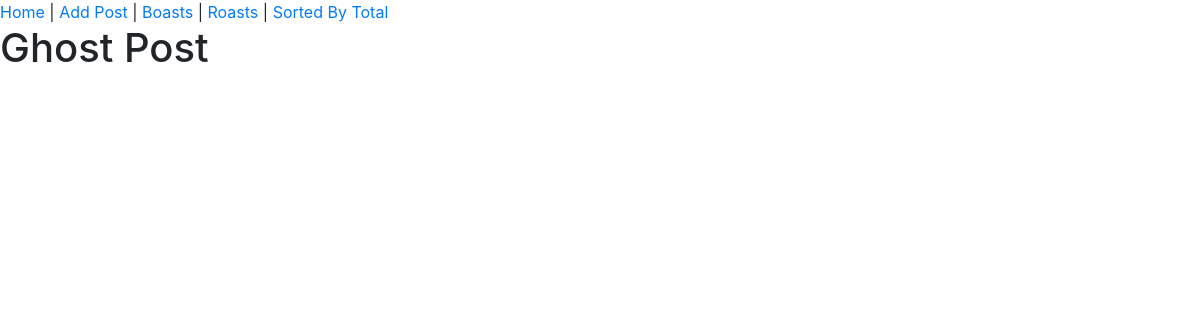
Before: / with the older database file.
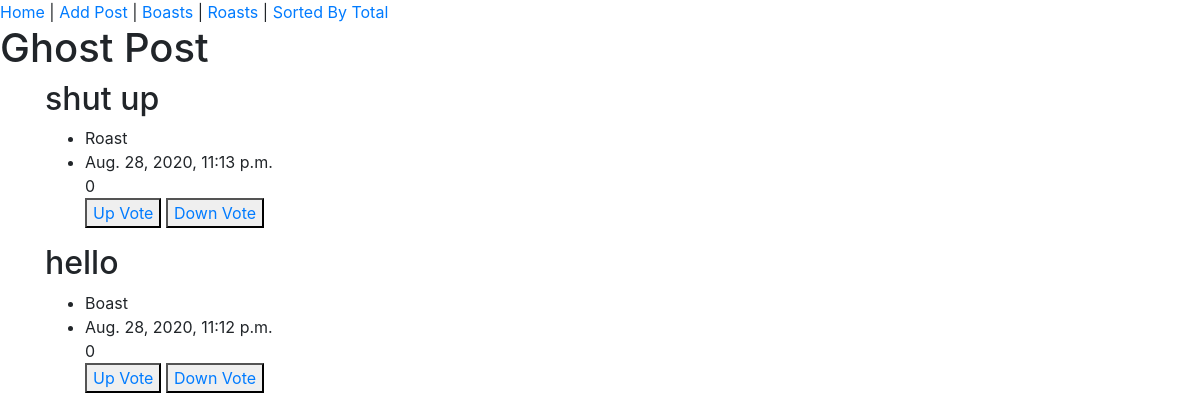
After: the same page with the newer database file.
### ghostpost_app/models.py (models this page shows, shortened)
class Post(models.Model):
  isBoast = models.BooleanField()
  body = models.CharField(max_length=280)
  upVotes = models.IntegerField()
  downVotes = models.IntegerField()
  postDate = models.DateTimeField(default=timezone.now)
  @property
  def total(self):
    return self.upVotes - self.downVotes

### ghostpost_app/views.py (the view)
# urls.py: path('', views.index, name='home'),
def index(request):
  posts = Post.objects.all().order_by('-postDate')
  return render(request, 'index.html', {"posts":posts})

### templates/index.html
{% extends 'base.html' %}
{% block content %}
  <div class="container">
    {% for post in posts %}
      <div>
        <h2>{{ post.body }}</h2>
        <ul>
          <li>{{ post.isBoast|yesno:"Boast,Roast" }}</li>
          <li>{{ post.postDate }}</li>
          <span>{{ post.total }}</span>
          <br>
          <button>
            <a href="/upvote/{{ post.id }}/">Up Vote</a> </button> <button> <a href="/downvote/{{ post.id }}/">Down Vote</a>
          </button>
        </ul>
      </div>
    {% endfor %}
  </div>
{% endblock content %}

### templates/base.html (shortened to what this page needs)
<!DOCTYPE html>
<html lang="en">
<head>
<link rel="stylesheet" href="https://stackpath.bootstrapcdn.com/bootstrap/4.5.2/css/bootstrap.min.css">
</head>
<body>
  <a href="{% url 'home' %}">Home</a> | <a href="/add_post/">Add Post</a> | <a href="/boasts/">Boasts</a> | <a href="/roasts/">Roasts</a> | <a href="/sorted/">Sorted By Total</a>
  <h1>Ghost Post</h1>
  {% block content %}
  {% endblock content %}
</body>
</html>

Changed rows visible on the page:
added Post: body "shut up", isBoast "Roast", postDate "Aug. 28, 2020, 11:13 p.m.", total "0"
added Post: body "hello", isBoast "Boast", postDate "Aug. 28, 2020, 11:12 p.m.", total "0"
